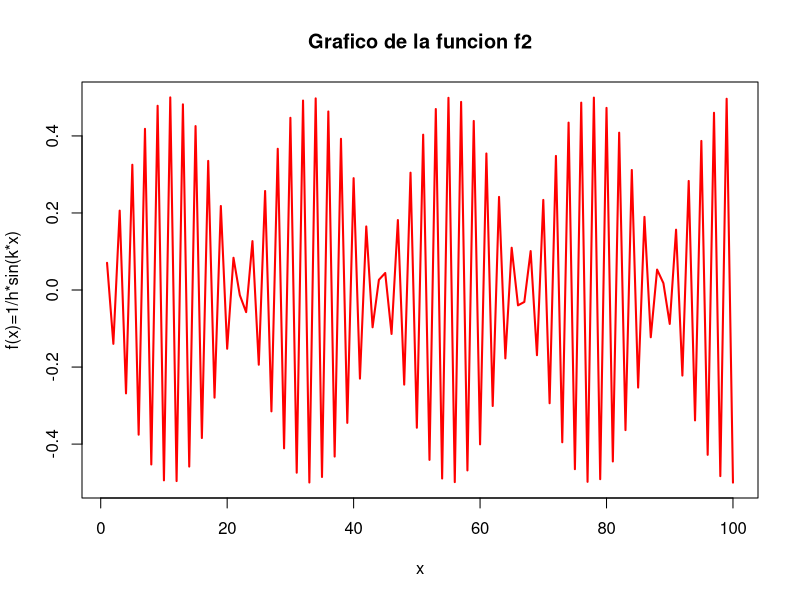
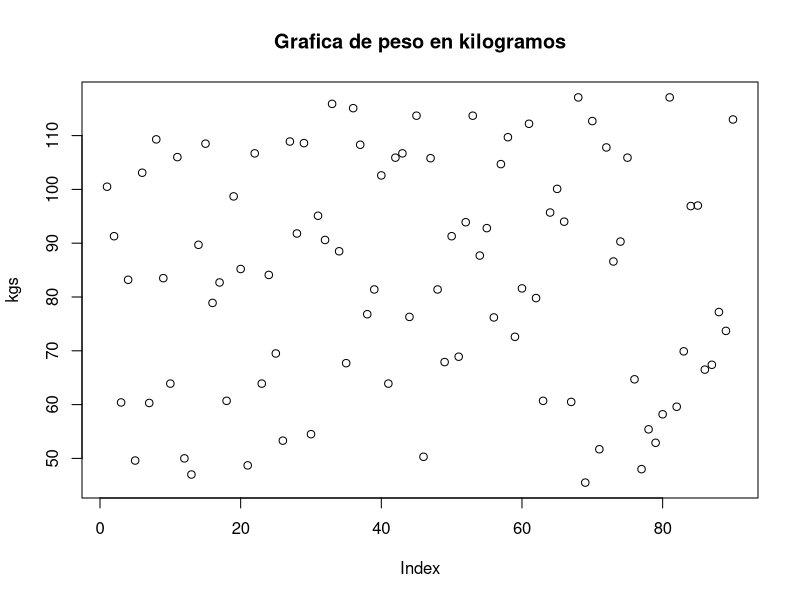
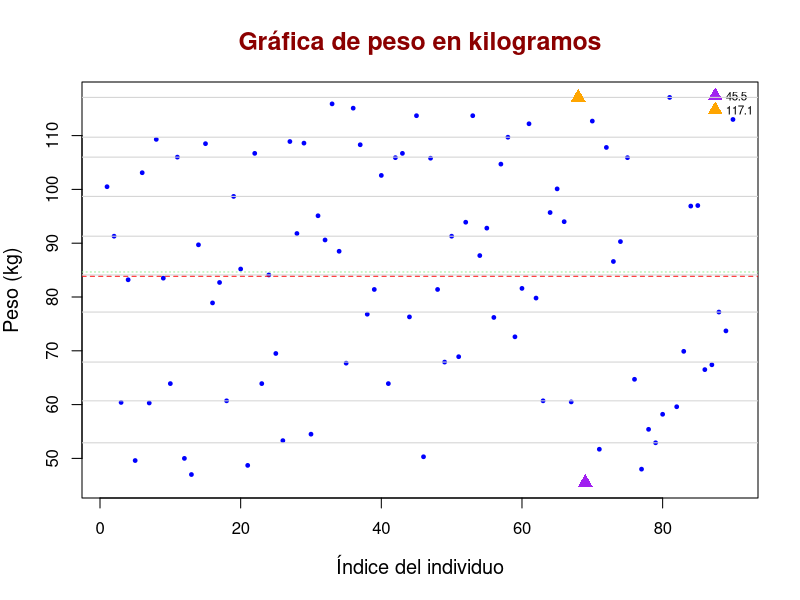
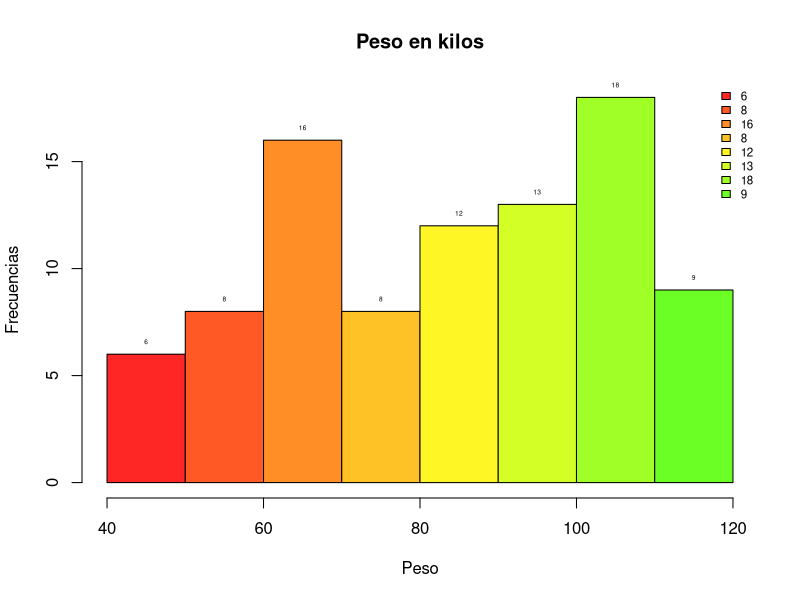
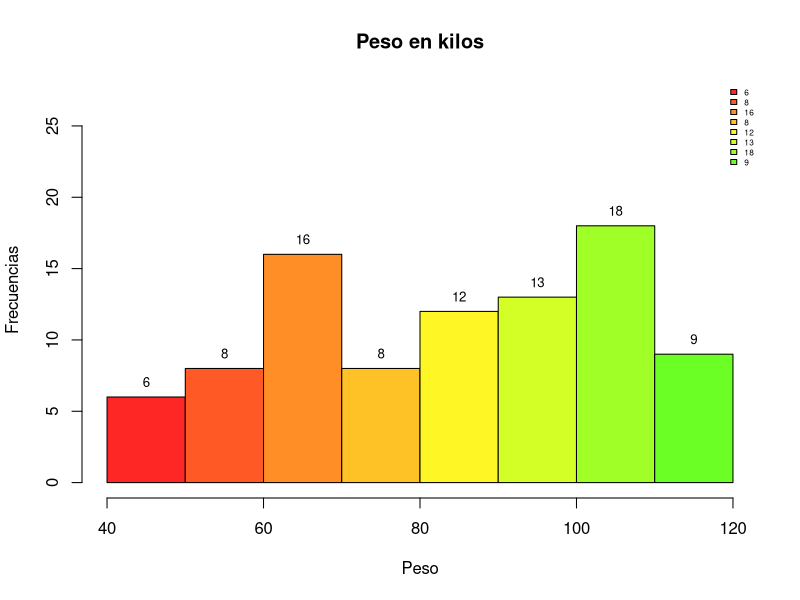
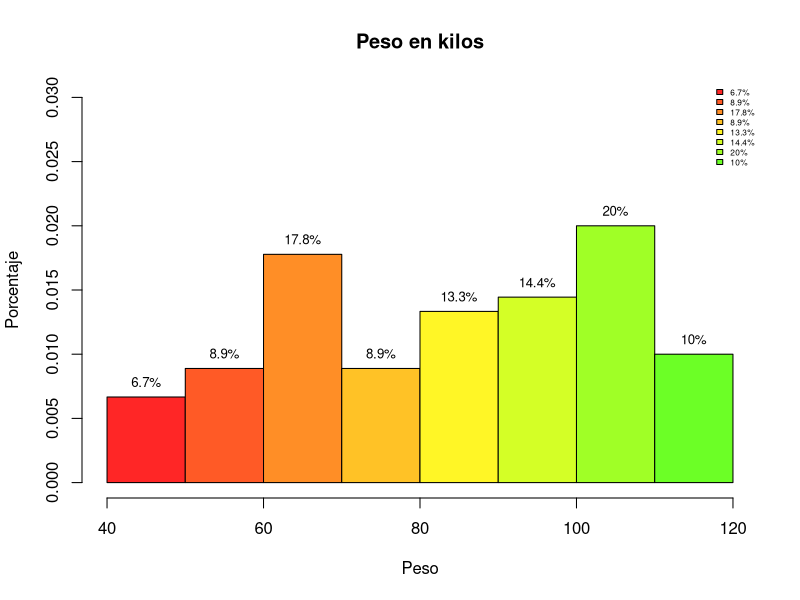
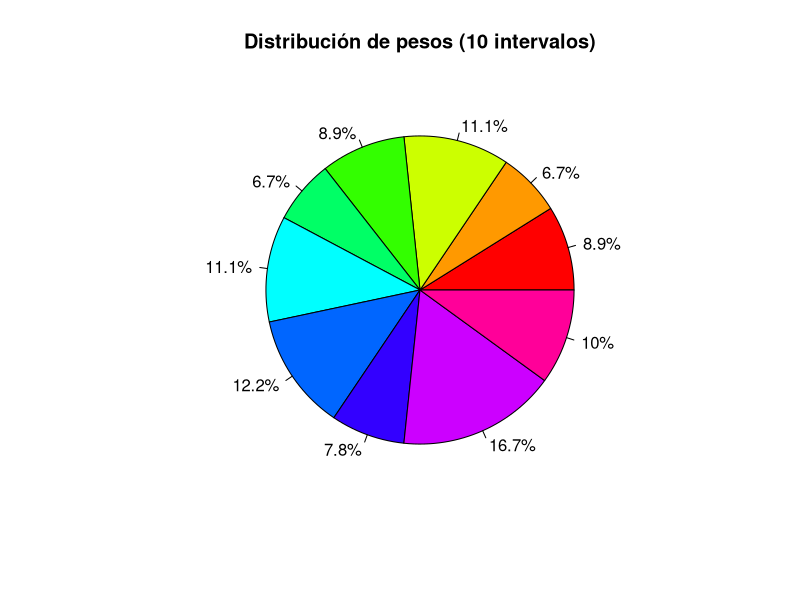
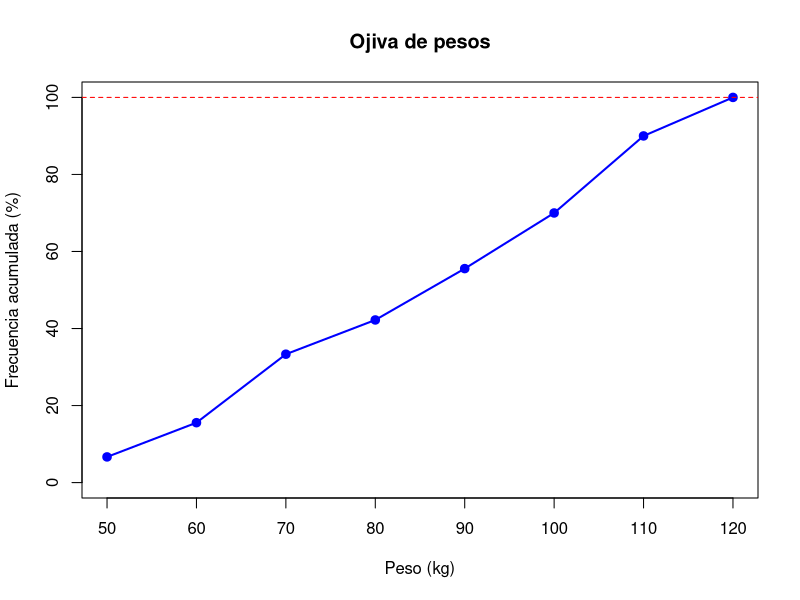

Source code (R) for these figures, in order:
## ---- chunk 1
17<5
17>5
17<=5
17>=5
17!=5
17==5
## ---- chunk 2
17+5
17*5
17*5
17^5
17%/%5
17%%5
## ---- chunk 3
log(1)
log(12)
log(12,2)
exp(12)
exp(1)
## ---- chunk 4
sin(45)
cos(45)
tan(45)
asin(0.96)
acos(0.97)
atan(0.45)
## ---- chunk 5
abs(-34)
sqrt(8)
floor(1.56)
ceiling(1.56)
max(4,7,2,12)
min(4,7,2,12)
sign(-45)
## ---- chunk 6
e = exp(1); 
x = 0.0034
e <- exp(1)
x <- 0.034;
x0 = e^(2*x)
## ---- chunk 7
txt = "El valor de x0 es _"
cat(txt, x0)
paste(txt,x0)
paste0(txt,x0)
## ---- chunk 8
x0 <- 1
x1 <- x0 - pi*x0 + 1 
(x1 <- x0 - pi*x0 + 1 ) 
print(x1)
## ---- chunk 9
ls()
## ---- chunk 10
rm(list= ls())
ls()
## ---- chunk 11
x0 <- 1
x1 <- x0 - pi*x0 + 1
cat("x0 =", x0, "\n","x1 =", x1) 
## ---- chunk 12
fun1 <- function(x,a,b,h,k){
  res <- a+b*cos(hx+k)
  return(res)
}
## ---- chunk 13
Discriminante <- function(a,b,c){
  res <- b^2-4*a*c
  return(res)
}
## ---- chunk 14
fun2 <- function(x,h,k){
  res <- 1/h*sin(k*x)
  return(res)
}
## ---- chunk 15
f2 <- fun2(1:100,2,3)
plot(f2,type="l", col= "red", lwd=2,
     main= "Grafico de la funcion f2",
     xlab= "x",
     ylab="f(x)=1/h*sin(k*x)",
     axes= TRUE)
## ---- chunk 16
rm(list = ls())
dev.off()
## ---- chunk 17
kgs <- c(100.5, 91.3, 60.4, 83.2, 49.6, 103.1, 60.3, 109.3, 83.5,
         63.9, 106, 50, 47, 89.7, 108.5, 78.9, 82.7, 60.7, 98.7, 85.2, 48.7, 106.7, 63.9, 84.1,
         69.5, 53.3, 108.9, 91.8, 108.6, 54.5, 95.1, 90.6, 115.9, 88.5, 67.7, 115.1, 108.3, 76.8,
         81.4, 102.6, 63.9, 105.9, 106.7, 76.3, 113.7, 50.3, 105.8, 81.4, 67.9, 91.3, 68.9, 93.9,
         113.7, 87.7, 92.8, 76.2, 104.7, 109.7, 72.6, 81.6, 112.2, 79.8, 60.7, 95.7, 100.1, 94,
         60.5, 117.1, 45.5, 112.7, 51.7, 107.8, 86.6, 90.3, 105.9, 64.7, 48, 55.4, 52.9, 58.2,
         117.1, 59.6, 69.9, 96.9, 97, 66.5, 67.4, 77.2, 73.7, 113)
## ---- chunk 18
summary(kgs)
## ---- chunk 19
kgs_ord <- sort(kgs)
cte <- 9
## ---- chunk 20
indices <- 1:10; (indices)
t <- cte*indices; (t)
## ---- chunk 21
mis_deciles <- kgs_ord[t]; (mis_deciles)
cuantiles <- quantile(kgs); (cuantiles)
Q1 <- cuantiles[2]; (Q1)
Q2 <- cuantiles[3]; (Q2)
Q3 <- cuantiles[4]; (Q3)
## ---- chunk 22
x_media <- mean(kgs)
mi_min <- min(kgs); 
mi_max <- max(kgs);
## ---- chunk 23
plot(kgs,main="Grafica de peso en kilogramos")
## ---- chunk 24
plot(
  kgs,
  main = "Gráfica de peso en kilogramos",
  xlab = "Índice del individuo",
  ylab = "Peso (kg)",
  col = "blue",       
  pch = 19,           
  cex = 0.5,          
  cex.main = 1.5,     
  cex.lab = 1.2,      
  col.main = "darkred")
legend(
  "topright",                  # ubicación
  legend = c(mi_min,mi_max),    # etiquetas
  pch = 17,
  col=c("purple","orange"),
  pt.cex = 1.5,                # tamaño de los símbolos
  cex = 0.7,
  bty = "n"                    # sin borde en la caja
)
abline(h = x_media, col = "red", lwd = 1, lty = 2)     
abline(h = Q2, col = "lightgreen", lwd = 1, lty = 3) 
abline(h = mis_deciles, col = "lightgray", lty = 1.5)
points(which.min(kgs), min(kgs), col = "purple", pch = 17, cex = 1.5)
points(which.max(kgs), max(kgs), col = "orange", pch = 17, cex = 1.5)
## ---- chunk 25
nbreaks=10;
miscolores <- rainbow(25,0.85);
h <- hist(kgs, breaks = nbreaks, col= miscolores, 
          main = 'Peso en kilos',
          xlab="Peso",
          ylab="Frecuencias")
text(h$mids, h$counts, labels = h$counts, pos = 3, cex = 0.4, 
     col = "black")
nl <- length(h$counts); 
legend(
  "topright",                  # ubicación
  legend = h$counts,    # etiquetas
  fill = miscolores,
  col = miscolores,    # colores (uno por cada símbolo)
  pt.cex = 1.5,                # tamaño de los símbolos
  cex = 0.7,
  bty = "n"                    # sin borde en la caja
)
## ---- chunk 26
##---- Mejora del grafico ----
h2 <- hist(kgs, breaks = nbreaks, col= miscolores, 
          main = 'Peso en kilos',
          xlab="Peso",
          ylab="Frecuencias",
          ylim=c(0,max(h$counts)*1.5))
text(h$mids, h$counts, labels = h$counts, pos = 3, cex = 0.8, 
     col = "black")
nl <- length(h$counts); 
legend(
  "topright",                  # ubicación
  legend = h$counts,    # etiquetas
  fill = miscolores,
  col = miscolores,    # colores (uno por cada símbolo)
  pt.cex = 1.5,                # tamaño de los símbolos
  cex = 0.5,
  bty = "n"                    # sin borde en la caja
)
## ---- chunk 27
##---- Grafico con porcentajes ----
h3 <- hist(kgs, 
           breaks = nbreaks, 
           col= miscolores, 
           main = 'Peso en kilos',
           xlab="Peso",
           ylab="Porcentaje",
           ylim=c(0,max(h$density)*1.5),
           probability=TRUE)
porcentajes <- h3$counts/sum(h3$counts)*100

text(h3$mids, 
     h3$density, 
     labels = paste0(round(porcentajes,1),"%"),
     pos = 3, 
     cex = 0.8, 
     col = "black")

nl <- length(h3$counts); (nl)
legend(
  "topright",                  # ubicación
  legend = paste0(round(porcentajes,1),"%"),
  fill = miscolores,
  cex = 0.5,
  bty = "n"                    # sin borde en la caja
)
## ---- chunk 28
#---- Graficos de pastel ----
# Tus datos
nbreaks <- 10
intervalos <- cut(kgs, breaks = nbreaks); (intervalos)
tabla <- table(intervalos); (tabla)
porcentajes <- round(prop.table(tabla) * 100, 1); (porcentajes)
pie(tabla,
    main = "Distribución de pesos (10 intervalos)",
    col = rainbow(length(tabla)),
    labels = paste0(porcentajes, "%"))
## ---- chunk 29
#---- Grafica de Ojiva ----
##---- Grafica sencilla ----
nbreaks <- 10
h <- hist(kgs, breaks = nbreaks, plot = FALSE)
freq_acum <- cumsum(h$counts) / sum(h$counts) * 100
x_vals <- h$breaks[-1]
plot(x_vals, freq_acum, type = "o",
     main = "Ojiva de pesos",
     xlab = "Peso (kg)",
     ylab = "Frecuencia acumulada (%)",
     col = "blue", pch = 19, lwd = 2,
     ylim = c(0, 100))
abline(h = 100, col = "red", lty = 2)
## ---- chunk 30
##---- Grafica combinada ----
nbreaks <- 10
h <- hist(kgs, breaks = nbreaks, plot = FALSE)
hist(kgs,
     breaks = nbreaks,
     col = "lightblue",
     main = "Histograma y Ojiva (%)",
     xlab = "Peso (kg)",
     ylab = "Frecuencia")
freq_acum_pct <- cumsum(h$counts) / sum(h$counts) * 100
x_vals <- h$breaks[-1]
par(new = TRUE)
plot(x_vals, freq_acum_pct,
     type = "o", pch = 19, lwd = 2, col = "red",
     axes = FALSE, xlab = "", ylab = "",
     xlim = range(h$breaks), ylim = c(0, 100))
axis(4)                           # eje derecho
#---- Fin ----
## ---- chunk 31
estatura <- c(1.57, 1.97, 1.85, 1.78, 1.62, 1.67, 1.92, 1.96, 1.76,
1.94, 1.85, 1.71, 1.65, 1.98, 1.56, 1.84, 1.91, 1.61, 1.8, 1.58, 1.7, 1.62,
1.76, 1.84, 1.95, 1.67, 1.62, 1.65, 1.61, 1.56, 1.63, 1.96, 1.53, 1.75, 1.9,
1.92, 1.79, 1.62, 1.79, 1.57, 1.74, 1.55, 1.65, 1.84, 1.6, 1.7, 1.9, 1.61,
1.54, 1.89, 1.84, 1.76, 1.61, 1.59, 1.81, 1.52, 1.61, 1.91, 1.65, 1.51,
1.98, 1.54, 1.87, 1.92, 1.51, 1.93, 1.78, 1.67, 1.66, 1.82, 1.56, 1.66,
1.79, 1.88, 1.78, 1.84, 1.69, 1.95, 1.99, 1.88, 1.51, 1.76, 1.9, 1.6, 1.69,
1.77, 1.87, 1.67, 1.66, 1.71, 1.64, 1.81, 1.52, 1.8, 1.71, 1.52, 2, 1.81,
1.92, 1.7)
(estatura)
## ---- chunk 32
x_media <- mean(estatura); (x_media)
mi_min <- min(estatura); (mi_min)
mi_max <- max(estatura); (mi_max)
varianza <- var(estatura); (varianza) 
DesvEst <- sd(estatura); (DesvEst)
## ---- chunk 33
plot(estatura,main="Grafica de estatura en metros")
## ---- chunk 34
plot(
  estatura,
  main = "Gráfica de estaturas en metros",
  xlab = "Personas",
  ylab = "Estatura (mts)",
  col = "darkblue",       
  pch = 20,           
  cex = 0.75,          
  cex.main = 1.5,     
  cex.lab = 1.2,      
  col.main = "yellow")
legend(
  "bottomleft",                  # ubicación
  legend = c(mi_min,mi_max),    # etiquetas
  pch = 17,
  col=c("purple","orange"),
  pt.cex = 1.5,                # tamaño de los símbolos
  cex = 0.7,
  bty = "n"                    # sin borde en la caja
)
abline(h = x_media, col = "red", lwd = 1, lty = 2)     
abline(h = Q2, col = "lightgreen", lwd = 1, lty = 3) 
abline(h = mis_deciles, col = "lightgray", lty = 1.5)
points(which.min(kgs), min(kgs), col = "purple", pch = 17, cex = 1.5)
points(which.max(kgs), max(kgs), col = "orange", pch = 17, cex = 1.5)
## ---- chunk 35
nbreaks=8;
miscolores <- rainbow(25,0.85);
h <- hist(estatura, breaks = nbreaks, col= miscolores, 
          main = 'Estatura en metros',
          xlab="Estatura",
          ylab="Frecuencias")
text(h$mids, h$counts, labels = h$counts, pos = 3, cex = 0.8, 
     col = "black")
nl <- length(h$counts); 
legend(
  "topright",                  # ubicación
  legend = h$counts,    # etiquetas
  fill = miscolores,
  col = miscolores,    # colores (uno por cada símbolo)
  pt.cex = 1.5,                # tamaño de los símbolos
  cex = 0.7,
  bty = "n"                    # sin borde en la caja
)
## ---- chunk 36
##---- Mejora del grafico ----
miscolores <- rainbow(12,0.25);
h2 <- hist(estatura, breaks = nbreaks, col= miscolores, 
          main = 'Estatura en metros',
          xlab="Estatura",
          ylab="Frecuencias",
          ylim=c(0,max(h$counts)*1.5))
text(h$mids, h$counts, labels = h$counts, pos = 3, cex = 0.8, 
     col = "black")
nl <- length(h$counts); 
legend(
  "topright",                  # ubicación
  legend = h$counts,    # etiquetas
  fill = miscolores,
  col = miscolores,    # colores (uno por cada símbolo)
  pt.cex = 1.5,                # tamaño de los símbolos
  cex = 0.5,
  bty = "n"                    # sin borde en la caja
)
## ---- chunk 37
#---- Graficos de pastel ----
# Tus datos
nbreaks <- 10
intervalos <- cut(estatura, breaks = nbreaks); (intervalos)
tabla <- table(intervalos); (tabla)
porcentajes <- round(prop.table(tabla) * 100, 1); (porcentajes)
pie(tabla,
    main = "Distribución estaruas (10 intervalos)",
    col = rainbow(length(tabla)),
    labels = paste0(porcentajes, "%"))
## ---- chunk 38
rm(list = ls())
if (length(dev.list()) > 0) {
  dev.off()
}
## ---- chunk 39
sexo <- c("NA", "NA", "NA", "Femenino", "NA", "Femenino", "Femenino", "Femenino", 
          "NA", "Masculino", "Femenino", "Femenino", "Masculino", "Femenino", 
          "NA", "Masculino", "NA", "NA", "Masculino", "Masculino", "Masculino", 
          "Masculino", "NA", "Femenino", "NA")

print("Datos originales:")
print(sexo)
print(paste("Total de observaciones:", length(sexo)))
## ---- chunk 40
# Convertimos "NA" strings a valores NA reales para mejor manejo
sexo_clean <- ifelse(sexo == "NA", NA, sexo)
sexo_clean <- factor(sexo_clean, levels = c("Femenino", "Masculino"))

# Resumen de los datos
print("Resumen de los datos:")
summary(sexo_clean)
## ---- chunk 41
# Conteo de valores
tabla_sexo <- table(sexo_clean, useNA = "always")
print("Tabla de frecuencias:")
print(tabla_sexo)

# Porcentajes
porcentajes <- prop.table(tabla_sexo) * 100
print("Porcentajes:")
print(round(porcentajes, 1))
## ---- chunk 42
# Estadísticas básicas
n_total <- length(sexo_clean)
n_femenino <- sum(sexo_clean == "Femenino", na.rm = TRUE)
n_masculino <- sum(sexo_clean == "Masculino", na.rm = TRUE)
n_na <- sum(is.na(sexo_clean))

print(paste("Total Femenino:", n_femenino, "(", round(n_femenino/n_total*100, 1), "%)"))
print(paste("Total Masculino:", n_masculino, "(", round(n_masculino/n_total*100, 1), "%)"))
print(paste("Total NA:", n_na, "(", round(n_na/n_total*100, 1), "%)"))
## ---- chunk 43
sexo_numeric <- as.numeric(sexo_clean)
plot(sexo_numeric, 
     main="Distribución de Sexo por Índice",
     xlab="Índice del individuo",
     ylab="Sexo (1=Femenino, 2=Masculino)",
     pch=19,
     col="blue")
## ---- chunk 44
# Crear vector de colores manejando los NA
colores_puntos <- ifelse(is.na(sexo_numeric), "gray", 
                        ifelse(sexo_numeric == 1, "pink", "lightblue"))

plot(1:length(sexo_clean), sexo_numeric,
     main = "Distribución de Sexo por Índice",
     xlab = "Índice del individuo", 
     ylab = "Sexo",
     col = colores_puntos,
     pch = 19,
     cex = 1.2,
     cex.main = 1.5,
     cex.lab = 1.2,
     col.main = "darkred",
     yaxt = "n",
     ylim = c(0.5, 2.5))

# Agregar etiquetas al eje Y
axis(2, at = c(1, 2), labels = c("Femenino", "Masculino"))

# Leyenda
legend("topright",
       legend = c("Femenino", "Masculino", "NA"),
       pch = 19,
       col = c("pink", "lightblue", "gray"),
       pt.cex = 1.2,
       cex = 0.8,
       bty = "n")
## ---- chunk 45
colores <- c("pink", "lightblue", "gray")
barplot(tabla_sexo,
        main = "Distribución de Sexo",
        xlab = "Sexo",
        ylab = "Frecuencia",
        col = colores,
        border = "black")

# Agregar valores encima de las barras
text(x = c(0.7, 1.9, 3.1), 
     y = tabla_sexo + 0.5,
     labels = tabla_sexo,
     cex = 1.2)
## ---- chunk 46
barplot(porcentajes,
        main = "Distribución de Sexo (%)",
        xlab = "Sexo", 
        ylab = "Porcentaje",
        col = colores,
        border = "black",
        ylim = c(0, max(porcentajes) * 1.2))

# Agregar porcentajes encima de las barras
text(x = c(0.7, 1.9, 3.1),
     y = porcentajes + 2,
     labels = paste0(round(porcentajes, 1), "%"),
     cex = 1.2)
## ---- chunk 47
# Solo para valores no NA
tabla_sin_na <- table(sexo_clean)
porcentajes_sin_na <- prop.table(tabla_sin_na) * 100

pie(tabla_sin_na,
    main = "Distribución de Sexo (sin NA)",
    col = c("pink", "lightblue"),
    labels = paste0(names(tabla_sin_na), "\n", 
                   round(porcentajes_sin_na, 1), "%"))
## ---- chunk 48
pie(tabla_sexo,
    main = "Distribución de Sexo (incluyendo NA)",
    col = colores,
    labels = paste0(c("Femenino", "Masculino", "NA"), "\n",
                   round(porcentajes, 1), "%"))
## ---- chunk 49
# Para datos categóricos, podemos mostrar frecuencias acumuladas
freq_acum <- cumsum(tabla_sexo)
freq_acum_pct <- freq_acum / sum(tabla_sexo) * 100

print("Frecuencias acumuladas:")
print(freq_acum)
print("Frecuencias acumuladas (%):")
print(round(freq_acum_pct, 1))
## ---- chunk 50
# Gráfico de frecuencias acumuladas
barplot(freq_acum_pct,
        main = "Frecuencias Acumuladas (%)",
        xlab = "Categorías",
        ylab = "Frecuencia Acumulada (%)",
        col = c("lightcoral", "lightsteelblue", "lightgray"),
        ylim = c(0, 110))

text(x = c(0.7, 1.9, 3.1),
     y = freq_acum_pct + 3,
     labels = paste0(round(freq_acum_pct, 1), "%"),
     cex = 1.2)
## ---- chunk 51
print("=== RESUMEN FINAL ===")
print(paste("Muestra total:", n_total, "individuos"))
print(paste("Datos válidos:", n_femenino + n_masculino, "(", 
           round((n_femenino + n_masculino)/n_total*100, 1), "%)"))
print(paste("Datos faltantes:", n_na, "(", round(n_na/n_total*100, 1), "%)"))

if (n_femenino + n_masculino > 0) {
  prop_fem_validos <- n_femenino / (n_femenino + n_masculino) * 100
  prop_masc_validos <- n_masculino / (n_femenino + n_masculino) * 100
  print(paste("Entre datos válidos - Femenino:", round(prop_fem_validos, 1), "%"))
  print(paste("Entre datos válidos - Masculino:", round(prop_masc_validos, 1), "%"))
}
